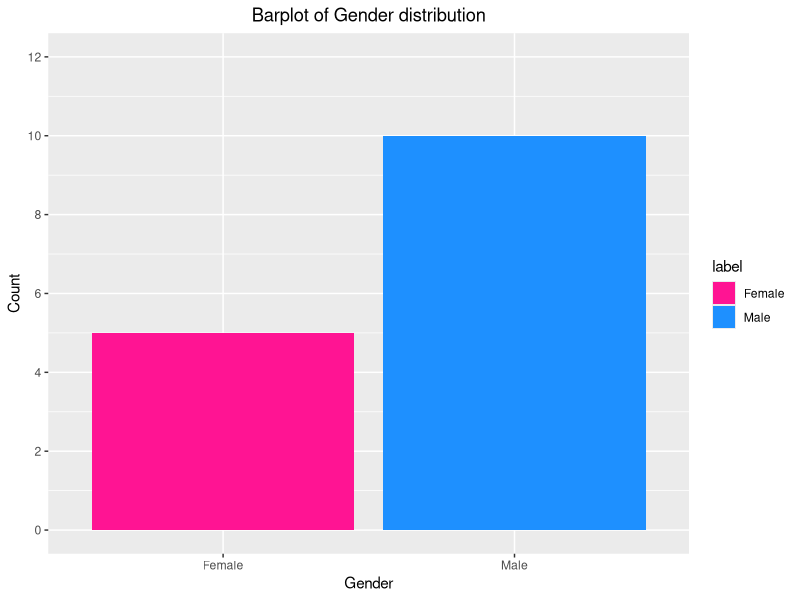

Generate this figure with R:
setwd("E:/Github/1.project/Project-Statistical-Methods")
#getwd()
library(ggplot2)
library(lubridate)

#...read input file
data = read.csv("MicrosurgeryPerformance.csv", header = TRUE, sep=",")




draw_Biographic_Data_plots<-function(data){
  label = c("Male", "Female")
  
  male = sum(data$Sex == 1)
  female = sum(data$Sex == 2)
  genders = c(male, female)
  
  gender.frame = data.frame(label, genders)
  gender.frame
  
  ggplot(gender.frame, aes(x=label, y=genders, fill=label)) + geom_bar(stat = "identity") +
    scale_fill_manual(values = c("deeppink1","dodgerblue1")) +
    labs(title="Barplot of Gender distribution", x="Gender", y="Count") +
    theme(plot.title = element_text(hjust=0.5)) +
    scale_y_continuous(breaks = seq(0,12,by=2), limits = c(0,12))
  
  ggsave(file="Quality_control/Biographic_data/gender_distribution.png", dpi = 600, width = 10, height = 8, units = "in")
  
}


draw_Biographic_Data_plots(data)
